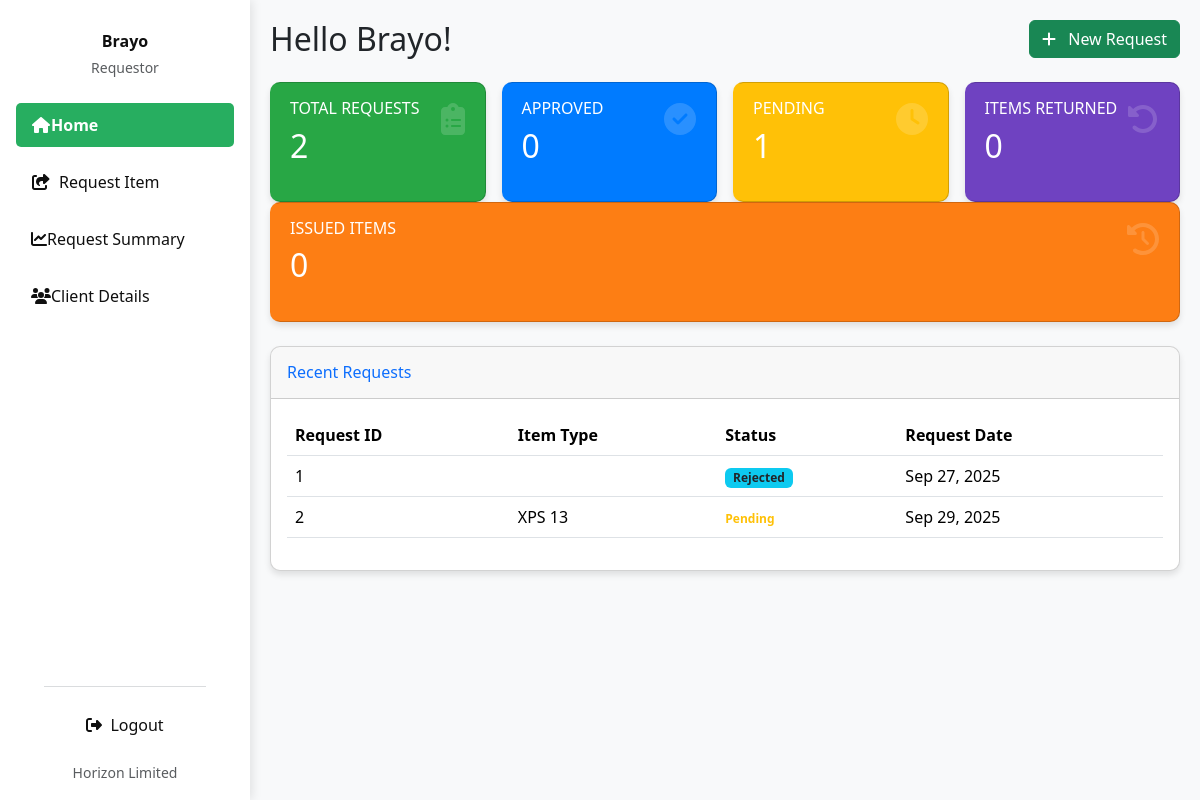
The app's page / (signed in), older data.
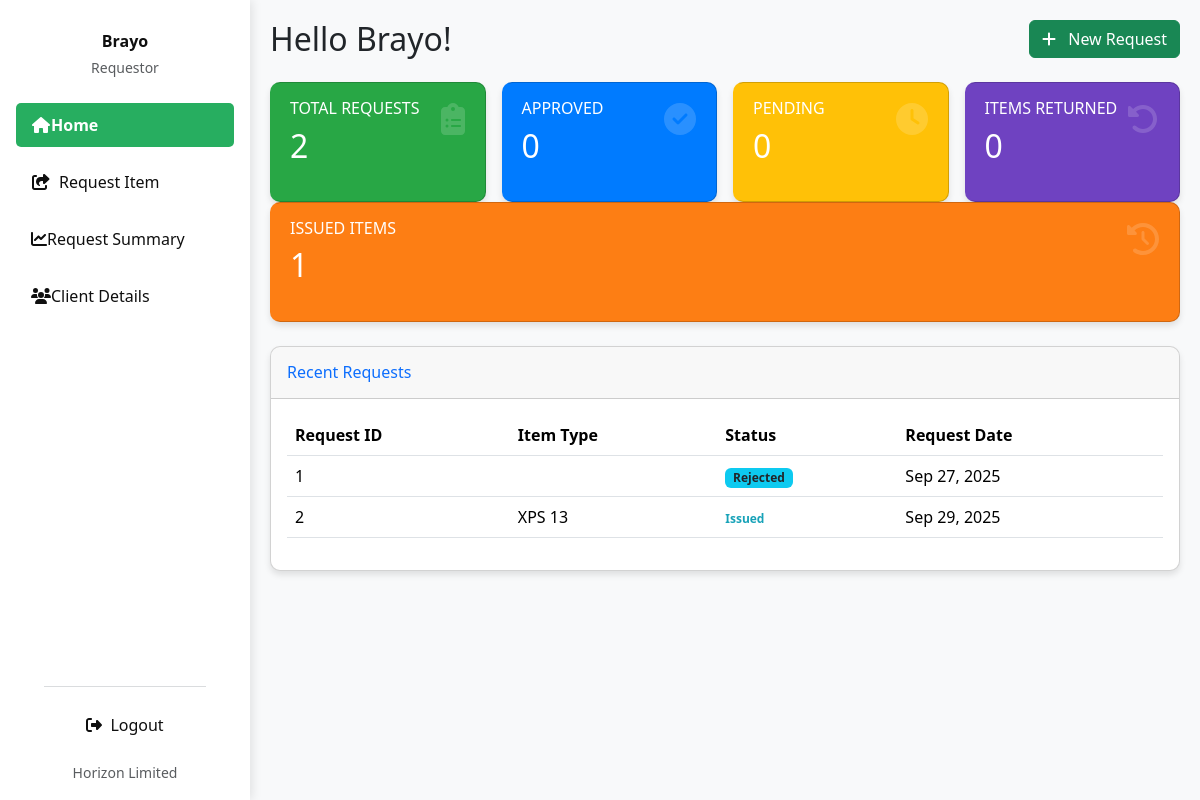
The same page, newer data.
### invent/models.py (models this page shows, shortened)
class DeviceRequest(models.Model):
    device = models.ForeignKey(
        "Device",
        on_delete=models.CASCADE,
        related_name="requests"
    )
    requestor = models.ForeignKey(
        User,
        on_delete=models.CASCADE,
        related_name="device_requests"
    )
    client = models.ForeignKey(
        "Client",
        on_delete=models.CASCADE,
        related_name="client_requests",
        null=True,
        blank=True
    )
    quantity = models.PositiveIntegerField(default=1)
    reason = models.TextField(blank=True, null=True)
    application_date = models.DateField(default=timezone.now)
    STATUS_CHOICES = [
        ('Pending', 'Pending'),
        ('Approved', 'Approved'),
        ('Issued', 'Issued'),
        ('Rejected', 'Rejected'),
        ('Cancelled', 'Cancelled'),
        ('Partially Returned', 'Partially Returned'),
        ('Fully Returned', 'Fully Returned'),
    ]
    status = models.CharField(
        max_length=20, choices=STATUS_CHOICES, default='Pending'
    )
    date_requested = models.DateTimeField(auto_now_add=True)
    date_issued = models.DateTimeField(null=True, blank=True)
    returned_quantity = models.PositiveIntegerField(default=0)
    _original_status = None
    def __init__(self, *args, **kwargs):
        super().__init__(*args, **kwargs)
        self._original_status = self.status

class Device(models.Model):
    name = models.CharField(max_length=255, blank=True)  # Device name
    total_quantity = models.PositiveIntegerField(default=1)
    product_id = models.CharField(max_length=30)
    supplier = models.ForeignKey(
        Supplier,
        on_delete=models.SET_NULL,
        null=True,
        blank=True,
        to_field='supplier_id',
        related_name='devices'
    )
    imei_no = models.CharField(max_length=50, unique=True)
    serial_no = models.CharField(
        max_length=50, unique=True, null=True, blank=True)
    category = models.CharField(max_length=50)
    description = models.TextField(blank=True)
    selling_price_usd = models.DecimalField(
        max_digits=10, decimal_places=2, null=True, blank=True)
    selling_price_ksh = models.DecimalField(
        max_digits=10, decimal_places=2, null=True, blank=True)
    selling_price_tsh = models.DecimalField(
        max_digits=10, decimal_places=2, null=True, blank=True)
    status = models.CharField(
        max_length=20,
        choices=(
            ('available', 'Available'),
            ('issued', 'Issued'),
            ('returned', 'Returned'),
            ('faulty', 'Faulty'),
        ),
        default='available'
    )

### invent/views.py (the view)
# urls.py: path('', views.requestor_dashboard, name='requestor_dashboard'),
@login_required
def requestor_dashboard(request):
    user_requests = DeviceRequest.objects.filter(
        requestor=request.user).order_by('id')
    labeled_requests = []
    total_requests_count = user_requests.count()
    for idx, req in enumerate(user_requests, start=1):
        label = total_requests_count - idx + 1
        req.label_id = label
        labeled_requests.append(req)
    device_summary = (
        user_requests
        .values('device__imei_no')
        .annotate(
            total_requested=Count('id'),
            total_approved=Count('id', filter=Q(status='Approved')),
            total_pending=Count('id', filter=Q(status='Pending')),
            total_issued=Count('id', filter=Q(status='Issued')),
            total_fully_returned=Count(
                'id', filter=Q(status='Fully Returned')),
            total_partially_returned=Count(
                'id', filter=Q(status='Partially Returned')),
        )
        .order_by('device__imei_no')
    )
    context = {
        'requests': labeled_requests,
        'total_requests': user_requests.count(),
        'approved_count': user_requests.filter(status='Approved').count(),
        'pending_count': user_requests.filter(status='Pending').count(),
        'issued_count': user_requests.filter(status='Issued').count(),
        'fully_returned_count': user_requests.filter(status='Fully Returned').count(),
        'partially_returned_count': user_requests.filter(status='Partially Returned').count(),
        'device_summary': device_summary,
    }
    return render(request, 'invent/requestor_dashboard.html', context)

### invent/context_processors.py (called while the page is built)
def pending_requests_count(request):
    count = 0  # Default to 0
    if request.user.is_authenticated:
        if request.user.has_perm('invent.can_issue_device'):
            count = DeviceRequest.objects.filter(status='Pending').count()
    return {'pending_requests_count_for_sidebar': count}

### invent/templates/invent/requestor_dashboard.html (shortened to what the changed rows need)
<!DOCTYPE html>
<html lang="en">
<head>
  <link href="https://cdn.jsdelivr.net/npm/bootstrap@5.3.3/dist/css/bootstrap.min.css" rel="stylesheet">
  <link href="https://cdnjs.cloudflare.com/ajax/libs/font-awesome/6.4.0/css/all.min.css" rel="stylesheet">
  <link rel="stylesheet" href="https://cdnjs.cloudflare.com/ajax/libs/animate.css/4.1.1/animate.min.css"/>
</head>
<body class="bg-light">
<div class="d-flex">
  <main class="main-content w-100">
    {% block main_content %}
    <div class="d-flex justify-content-between align-items-center mb-4 flex-wrap">
      <h2 class="greeting mb-3 mb-md-0 animate__animated animate__fadeInLeft">Hello {{ user.first_name|default:user.username }}!</h2>
    </div>
    <div class="card-row mb-4">
      <div class="card-col">
        <div class="card summary-card card-total animate__animated animate__fadeInUp animate__delay-0.2s">
          <div class="card-body">
            <h2 class="mb-0">{{ total_requests }}</h2>
          </div>
        </div>
      </div>
      <div class="card-col">
        <div class="card summary-card card-approved animate__animated animate__fadeInUp animate__delay-0.4s">
          <div class="card-body">
            <h2 class="mb-0">{{ approved_count }}</h2>
          </div>
        </div>
      </div>
      <div class="card-col">
        <div class="card summary-card card-pending animate__animated animate__fadeInUp animate__delay-0.6s">
          <div class="card-body">
            <h6 class="text-uppercase mb-2">Pending</h6>
            <h2 class="mb-0">{{ pending_count }}</h2>
            <i class="fas fa-clock card-icon"></i>
          </div>
        </div>
      </div>
      <div class="card-col">
        <div class="card summary-card card-returned animate__animated animate__fadeInUp animate__delay-0.8s">
          <div class="card-body">
            <h2 class="mb-0">{{ fully_returned_count }}</h2>
          </div>
        </div>
      </div>
      <div class="card-col">
        <div class="card summary-card card-partial animate__animated animate__fadeInUp animate__delay-1s">
          <div class="card-body">
            <h6 class="text-uppercase mb-2">Issued Items</h6>
            <h2 class="mb-0">{{ issued_count }}</h2>
            <i class="fas fa-history card-icon"></i>
          </div>
        </div>
      </div>
    </div>
    <div class="card data-table animate__animated animate__fadeInUp">
      <div class="card-body">
        <div class="table-responsive">
          <table class="table table-hover">
            <thead>
              <tr>
                <th>Request ID</th>
                <th>Item Type</th>
                <th>Status</th>
                <th>Request Date</th>
              </tr>
            </thead>
            <tbody>
              {% for req in requests %}
              <tr class="table-row-clickable" data-request-id="{{ req.id }}">
                <td>{{ forloop.counter }}</td>
                <td>{{ req.device.name }}</td>
                <td>
                  {% if req.status == "Approved" %}
                    <span class="badge badge-status-approved">Approved</span>
                  {% elif req.status == "Denied" %}
                    <span class="badge badge-status-denied">Denied</span>
                  {% elif req.status == "Pending" %}
                    <span class="badge badge-status-pending">Pending</span>
                  {% elif req.status == "Issued" %}
                    <span class="badge badge-status-issued">Issued</span>
                  {% elif req.status == "Fully Returned" %}
                    <span class="badge badge-status-fully-returned">Fully Returned</span>
                  {% elif req.status == "Partially Returned" %}
                    <span class="badge badge-status-partially-returned">Partially Returned</span>
                  {% else %}
                    <span class="badge bg-info text-dark">{{ req.status }}</span>
                  {% endif %}
                </td>
                <td>{{ req.date_requested|date:"M d, Y" }}</td>
              </tr>
              {% endfor %}
            </tbody>
          </table>
        </div>
      </div>
    </div>
    {% endblock main_content %}
  </main>
</div>
</body>
</html>

Row changes from the older to the newer data that the page shows:
changed DeviceRequest "Sep 29, 2025": status "Pending" → "Issued"
Text that changed along with them:
{{ pending_count }}: "1" → "0"
{{ issued_count }}: "0" → "1"
